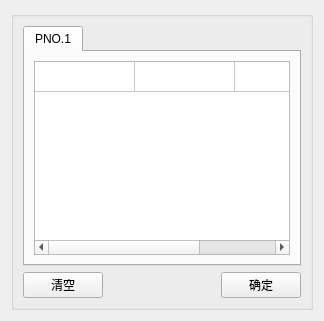
           <widget class="QWidget" name="page_3">
            <layout class="QHBoxLayout" name="horizontalLayout_22">
             <item>
              <widget class="QGroupBox" name="groupBox_6">
               <property name="title">
                <string/>
               </property>
               <layout class="QHBoxLayout" name="horizontalLayout_17">
                <item>
                 <layout class="QVBoxLayout" name="verticalLayout_9">
                  <item>
                   <layout class="QVBoxLayout" name="verticalLayout_10">
                    <item>
                     <widget class="QTabWidget" name="tabWidget_2">
                      <property name="currentIndex">
                       <number>0</number>
                      </property>
                      <widget class="QWidget" name="tab_2">
                       <attribute name="title">
                        <string>PNO.1</string>
                       </attribute>
                       <layout class="QHBoxLayout" name="horizontalLayout_18">
                        <item>
                         <layout class="QVBoxLayout" name="verticalLayout_11">
                          <item>
                           <widget class="QTableWidget" name="tableWidget_define1_2">
                            <attribute name="horizontalHeaderVisible">
                             <bool>false</bool>
                            </attribute>
                            <attribute name="verticalHeaderVisible">
                             <bool>false</bool>
                            </attribute>
                            <row>
                             <property name="text">
                              <string/>
                             </property>
                            </row>
                            <column>
                             <property name="text">
                              <string>参数名称</string>
                             </property>
                            </column>
                            <column>
                             <property name="text">
                              <string>参数值</string>
                             </property>
                            </column>
                            <column>
                             <property name="text">
                              <string>单位</string>
                             </property>
                            </column>
                           </widget>
                          </item>
                         </layout>
                        </item>
                       </layout>
                      </widget>
                     </widget>
                    </item>
                    <item>
                     <layout class="QHBoxLayout" name="horizontalLayout_20"/>
                    </item>
                   </layout>
                  </item>
                  <item>
                   <layout class="QHBoxLayout" name="horizontalLayout_21">
                    <item>
                     <widget class="QPushButton" name="pushButton_10">
                      <property name="text">
                       <string>清空</string>
                      </property>
                     </widget>
                    </item>
                    <item>
                     <spacer name="horizontalSpacer_9">
                      <property name="orientation">
                       <enum>Qt::Horizontal</enum>
                      </property>
                      <property name="sizeHint" stdset="0">
                       <size>
                        <width>40</width>
                        <height>20</height>
                       </size>
                      </property>
                     </spacer>
                    </item>
                    <item>
                     <widget class="QPushButton" name="pushButton_11">
                      <property name="text">
                       <string>确定</string>
                      </property>
                     </widget>
                    </item>
                   </layout>
                  </item>
                 </layout>
                </item>
               </layout>
               <zorder></zorder>
              </widget>
             </item>
            </layout>
           </widget>
